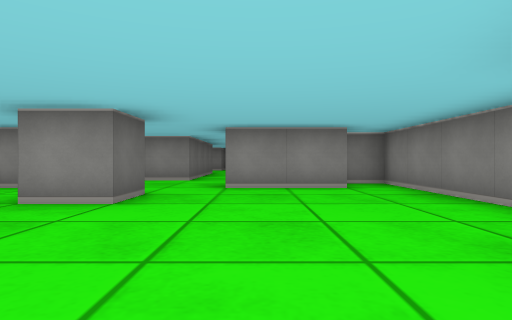
View 1 (above)

24 first-person views from a walk through a cub3D maze. The camera is about half as high as the walls, looks level and sees 75° across. The floor is counted in squares. Each view is taken from the middle of a square. On the plan, view 1 faces up. The plan holds only what a view shows up to about 9 squares ahead; the rest is blank.

View 2
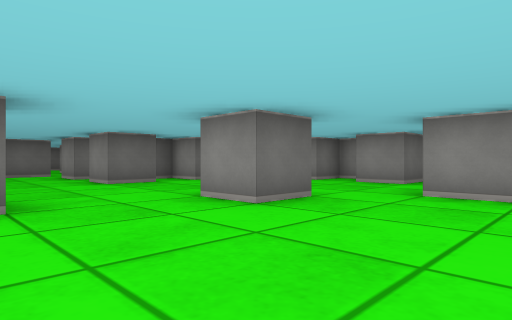

View 3
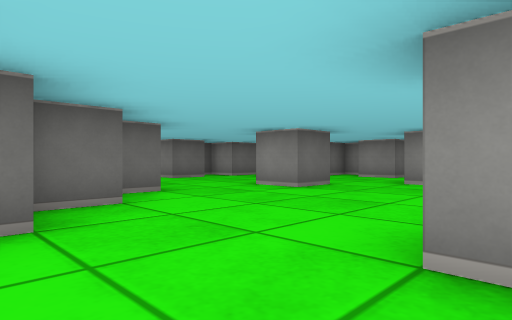

View 4
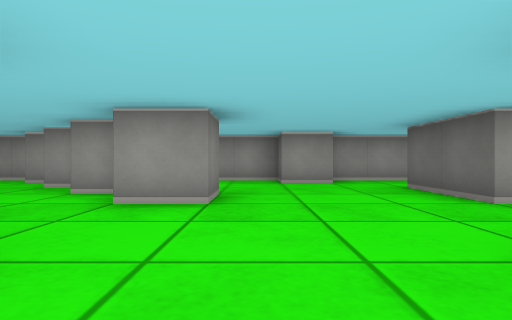

View 5
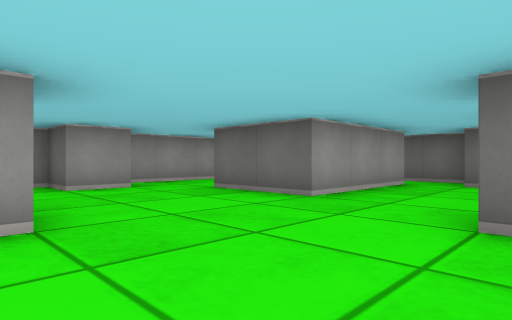

View 6
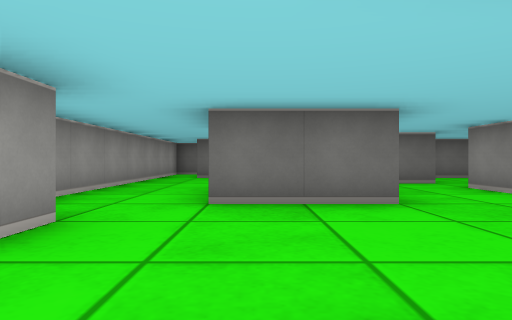

View 7
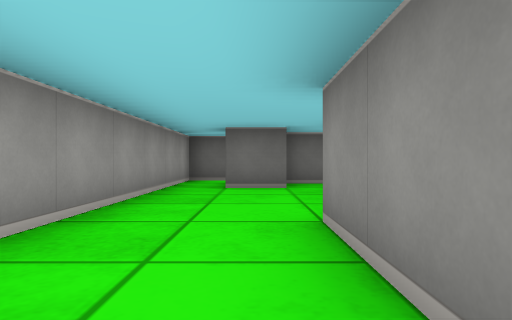

View 8
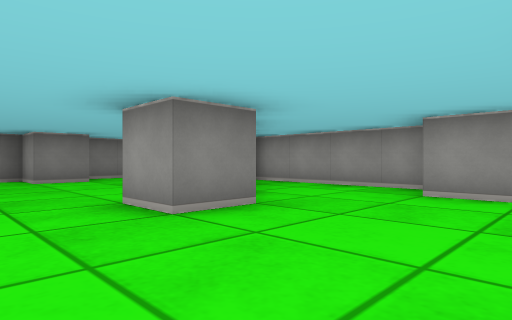

View 9
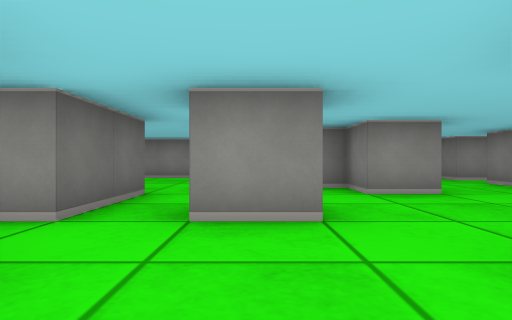

View 10
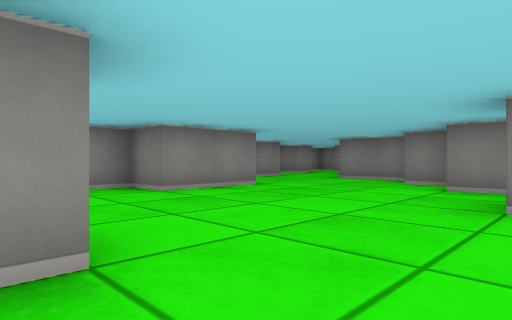

View 11
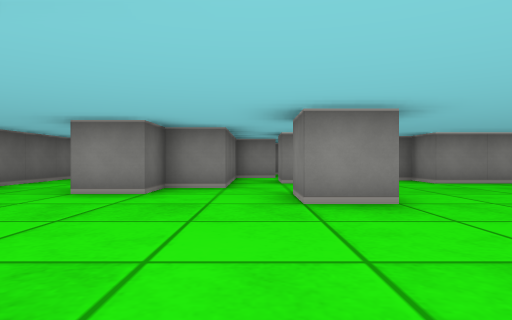

View 12
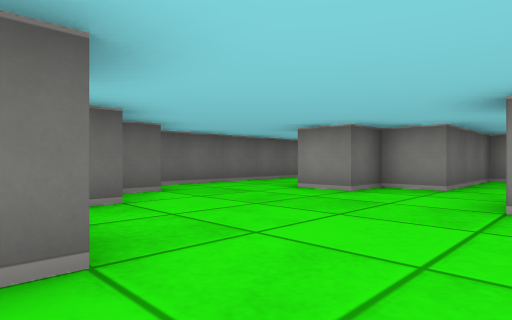

View 13
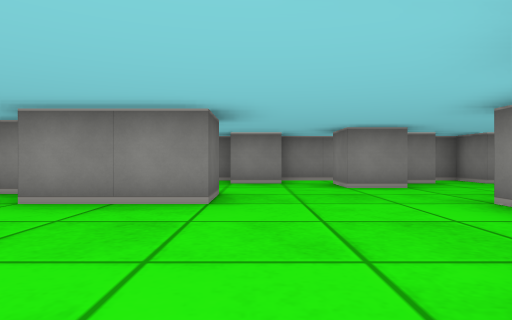

View 14
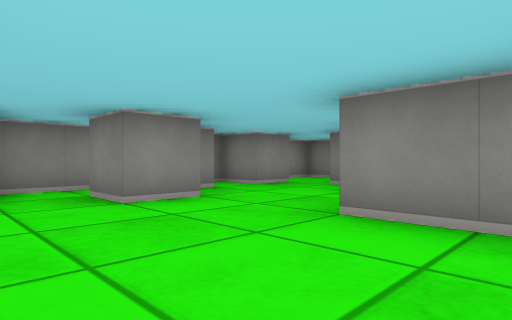

View 15
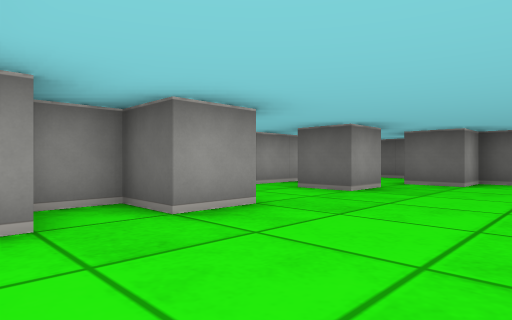

View 16
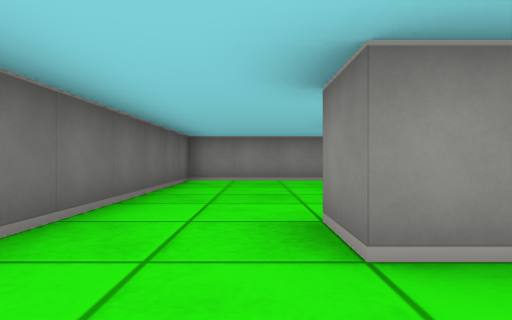

View 17
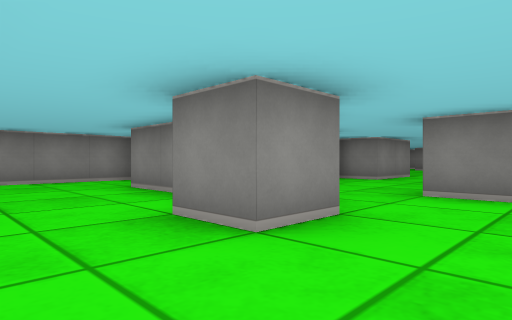

View 18
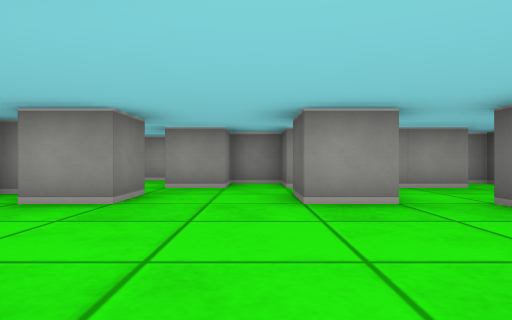

View 19
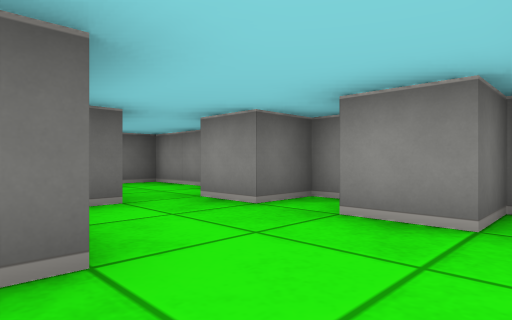

View 20
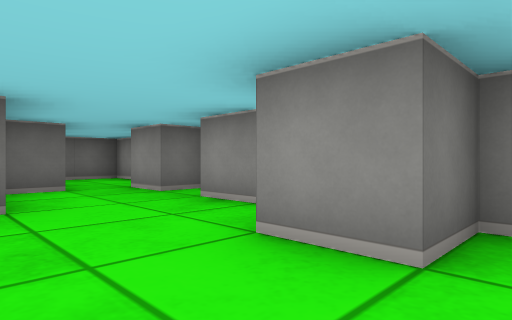

View 21
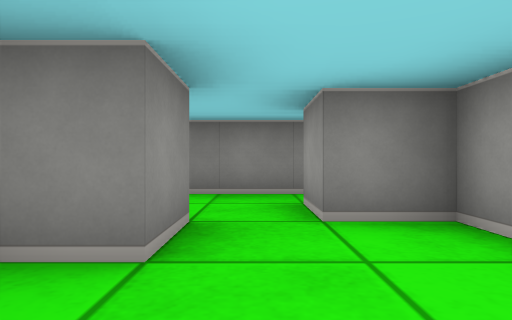

View 22
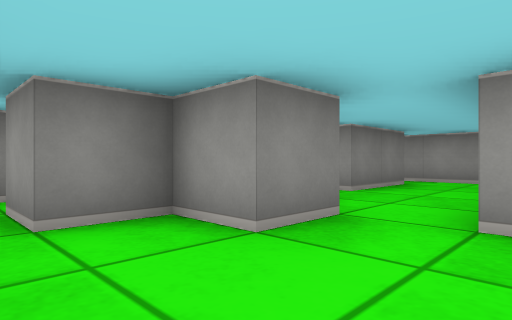

View 23
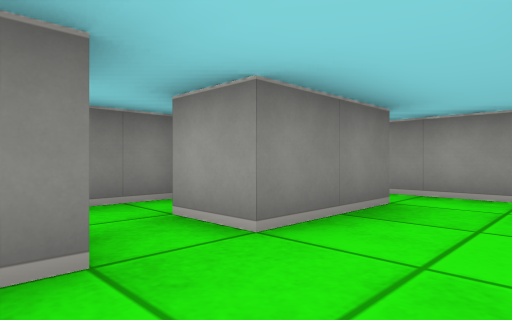

View 24
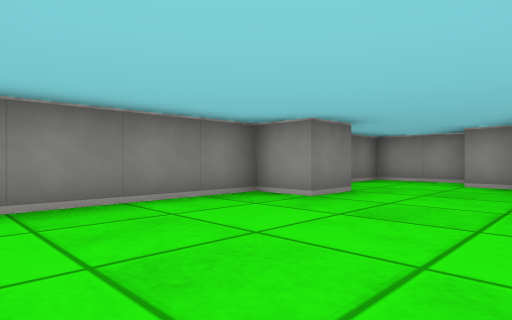

### Floor plan
Key: @ floor where view 1 was taken; # wall or solid block; . floor.
Columns run from 16 left of view 1 to 3 right of it. Each row starts with its distance up from view 1.
 16 ####################
 15 #....#...#.#.##.#..#
 14 #...##.......#.....#
 13 #...#.####.......#.#
 12 #...#.#..##.....##
 11 #..##.........#..#
 10 #..#..........#....#
  9 #.....#.....###..#.#
  8 #...........#.#..# #
  7 ###.......#......###
  6   #......##.#...##.#
  5 #...#..####........#
  4 #.......#.#...#....#
  3 #######............#
  2      #.............#
  1     ##.###...##...##
  0    ##...##....##@..#
 -1     #..........##..#
 -2   #........#....#..#
 -3   ##################

Where each view was taken, in squares from view 1:
view 1: 0 up, 0 right, facing up
view 2: 1 up, 1 right, facing up-left
view 3: 1 down, 2 right, facing up-left
view 4: 5 up, 4 left, facing down
view 5: 4 up, 3 left, facing down-left
view 6: 0 up, 3 left, facing left
view 7: 1 down, 6 left, facing left
view 8: 3 up, 6 left, facing down-right
view 9: 3 up, 4 left, facing up
view 10: 7 up, 10 left, facing up-right
view 11: 5 up, 11 left, facing up
view 12: 5 up, 10 left, facing up-left
view 13: 8 up, 5 left, facing up
view 14: 10 up, 5 left, facing up-right
view 15: 8 up, 7 left, facing down-left
view 16: 8 up, 14 left, facing up
view 17: 8 up, 15 left, facing up-right
view 18: 9 up, 11 left, facing down
view 19: 12 up, 4 left, facing up-left
view 20: 12 up, 2 left, facing up-left
view 21: 14 up, 2 left, facing right
view 22: 14 up, 2 left, facing down-right
view 23: 11 up, 1 left, facing down-right
view 24: 5 up, 1 left, facing down-right
